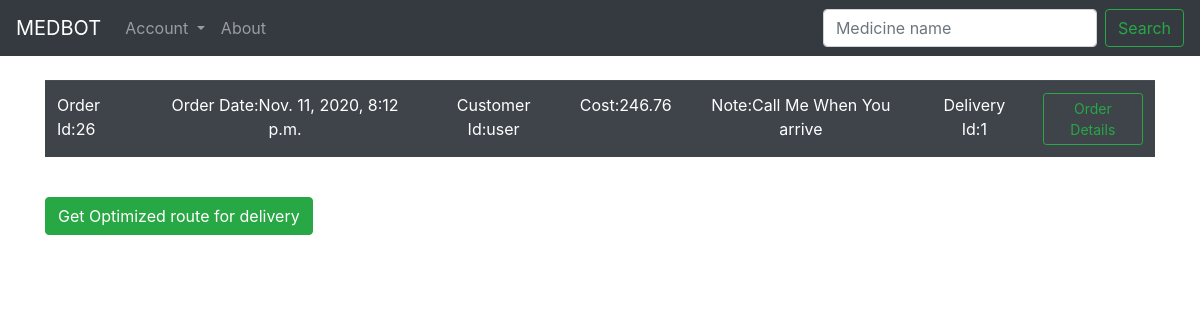
The page /Pharmacy-Pending-Orders (signed in) on the database its author committed.
### medbot_app/models.py (models this page shows, shortened)
class Order(models.Model):
	ONPROCESS = 'OP'
	ONTHEWAY = 'OTW'
	DELIVERED = 'DV'
	DELIVERYSTATUS = [
		(ONPROCESS, 'Processing'),
		(ONTHEWAY, 'On the way'),
		(DELIVERED, 'Medicine Delivered')
	]
	CASHONDELVRY = 'COD'
	BKASH = 'BKS'
	ROCKET = 'RKT'
	CARD = 'CRD'
	PAYPAL = 'PPL'
	PAYMENTOPTIONS = [
		(CASHONDELVRY, 'Cash On Delivery'),
		(BKASH, 'Bkash'),
		(ROCKET, 'Rocket'),
		(CARD, 'ATM Card'),
		(PAYPAL, 'PayPal')
	]
	order_id = models.BigAutoField(primary_key = True)
	order_date = models.DateTimeField(auto_now_add=True)
	pharmacy_id = models.ManyToManyField(Employee)
	customer_id = models.ForeignKey(Customer, on_delete = models.CASCADE)
	delivery_id = models.ForeignKey(Delivery, on_delete = models.CASCADE)
	delivery_status = models.CharField(max_length = 3, choices = DELIVERYSTATUS, default = ONPROCESS)
	rating = models.IntegerField()
	order_quantity = models.IntegerField(default= 5)
	med_ids = models.ManyToManyField(Inventory)
	order_status = models.BooleanField(default=False)
	order_type = models.CharField(max_length = 3, choices = PAYMENTOPTIONS, default = CASHONDELVRY)
	delivery_note = models.CharField(max_length = 100, default = "Call me when you arrive")
	order_cost = models.CharField(max_length = 10, default = "10")
	order_longT = models.CharField(max_length = 20, default= "90.40")
	order_latiT = models.CharField(max_length = 20, default= "20.40")
	orered_cart = models.ManyToManyField(OrderedCart)

class Customer(models.Model):
	customer_name = models.CharField(max_length = 100)
	customer_id = models.BigAutoField(primary_key = True, serialize = False)
	birthdate = models.DateField()
	customer_address = models.CharField(max_length = 254)
	customer_password = models.CharField(max_length = 100)
	customer_email = models.EmailField(max_length = 254)
	customer_phone = models.CharField(max_length = 15)
	customer_longT = models.CharField(max_length = 20, default= "90.40")
	customer_latiT = models.CharField(max_length = 20, default= "20.40")
	def __str__(self):
		return self.customer_name

class Delivery(models.Model):
	DS_id = models.AutoField(primary_key = True)
	DS_start_time = models.TimeField()
	DS_stop_time = models.TimeField()
	DS_capacity = models.IntegerField(default = 15)
	DS_status = models.BooleanField(default = True)
	def __str__(self):
		return str(self.DS_id)

### medbot_app/views.py (the view)
# urls.py: path('Pharmacy-Pending-Orders', views.orderHistoryE, name='orderHistoryE'),
def orderHistoryE(request):
	if request.session.is_empty():
		return redirect('loginC')
	else:
		obj = Order.objects.filter(pharmacy_id = request.session['userId'], delivery_status = 'OP')
		context = {'all': obj}
		return render(request, 'orderHistoryE.html', context)

### medbot_app/templates/orderHistoryE.html (shortened to what this page needs)
{% extends 'baseE.html' %}
{% block content %}
	{% if all %}
	<table class="table table-striped table-dark">
		{% for things in all %}
			<form action="{% url 'orderDetails' things.order_id %}" method="POST">
				<tr>
					<td>Order Id:{{ things.order_id }}</td>
					<td><center>Order Date:{{ things.order_date }}</center></td>
					<td><center>Customer Id:{{ things.customer_id }}</td>
					<td><center>Cost:{{ things.order_cost }}</td>
					<td><center>Note:{{ things.delivery_note }}</td>
					<td><center>Delivery Id:{{ things.delivery_id }}</td>
					<td><center><button type="submit" class="btn btn-outline-success btn-sm">Order Details</button></center></td>
				</tr>
			</form>
		{% endfor %}
	</table>
	{% endif %}
	<form action="{% url 'opRouteE' %}" method="POST">
		<div>
			<button  type="submit" id="orderOK" class="btn btn-success my-4" onclick="{% url 'opRouteE' %}">Get Optimized route for delivery</button>
		</div>
	</form>
{% endblock %}

### rows shown on the page
Order: order_id "26", order_date "Nov. 11, 2020, 8:12 p.m.", customer_id "user", order_cost "246.76", delivery_note "Call Me When You arrive", delivery_id "1"
